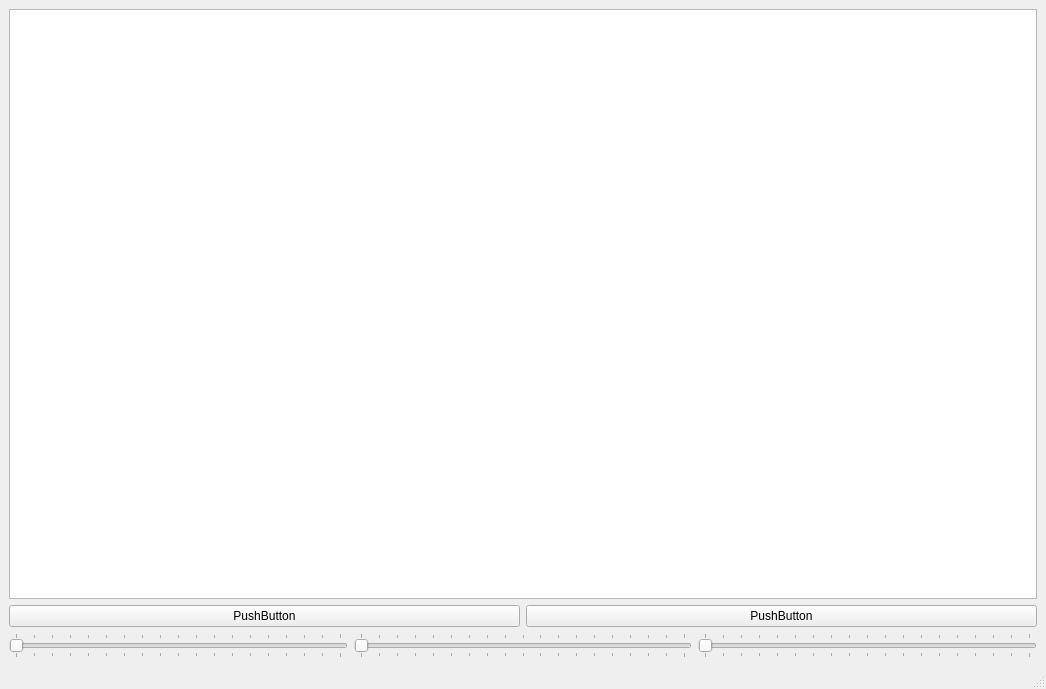
<?xml version="1.0" encoding="UTF-8"?>
<ui version="4.0">
 <class>MainWindow</class>
 <widget class="QMainWindow" name="MainWindow">
  <property name="geometry">
   <rect>
    <x>0</x>
    <y>0</y>
    <width>1046</width>
    <height>689</height>
   </rect>
  </property>
  <property name="windowTitle">
   <string>MainWindow</string>
  </property>
  <widget class="QWidget" name="centralwidget">
   <layout class="QVBoxLayout" name="verticalLayout">
    <item>
     <widget class="GraphicsView" name="graphicsView"/>
    </item>
    <item>
     <layout class="QHBoxLayout" name="horizontalLayout_2">
      <item>
       <widget class="QPushButton" name="pbTest">
        <property name="text">
         <string>PushButton</string>
        </property>
       </widget>
      </item>
      <item>
       <widget class="QPushButton" name="pushButton">
        <property name="text">
         <string>PushButton</string>
        </property>
       </widget>
      </item>
     </layout>
    </item>
    <item>
     <layout class="QHBoxLayout" name="horizontalLayout">
      <item>
       <widget class="QSlider" name="hslArc2">
        <property name="minimum">
         <number>0</number>
        </property>
        <property name="maximum">
         <number>180</number>
        </property>
        <property name="pageStep">
         <number>1</number>
        </property>
        <property name="orientation">
         <enum>Qt::Horizontal</enum>
        </property>
        <property name="tickPosition">
         <enum>QSlider::TicksBothSides</enum>
        </property>
        <property name="tickInterval">
         <number>10</number>
        </property>
       </widget>
      </item>
      <item>
       <widget class="QSlider" name="hslArc1">
        <property name="minimum">
         <number>0</number>
        </property>
        <property name="maximum">
         <number>180</number>
        </property>
        <property name="pageStep">
         <number>1</number>
        </property>
        <property name="orientation">
         <enum>Qt::Horizontal</enum>
        </property>
        <property name="tickPosition">
         <enum>QSlider::TicksBothSides</enum>
        </property>
        <property name="tickInterval">
         <number>10</number>
        </property>
       </widget>
      </item>
      <item>
       <widget class="QSlider" name="hslArc3">
        <property name="minimum">
         <number>0</number>
        </property>
        <property name="maximum">
         <number>180</number>
        </property>
        <property name="pageStep">
         <number>1</number>
        </property>
        <property name="orientation">
         <enum>Qt::Horizontal</enum>
        </property>
        <property name="tickPosition">
         <enum>QSlider::TicksBothSides</enum>
        </property>
        <property name="tickInterval">
         <number>10</number>
        </property>
       </widget>
      </item>
     </layout>
    </item>
   </layout>
  </widget>
  <widget class="QMenuBar" name="menubar">
   <property name="geometry">
    <rect>
     <x>0</x>
     <y>0</y>
     <width>1046</width>
     <height>25</height>
    </rect>
   </property>
  </widget>
  <widget class="QStatusBar" name="statusbar"/>
 </widget>
 <customwidgets>
  <customwidget>
   <class>GraphicsView</class>
   <extends>QGraphicsView</extends>
   <header>graphicsview.h</header>
  </customwidget>
 </customwidgets>
 <tabstops>
  <tabstop>hslArc1</tabstop>
  <tabstop>graphicsView</tabstop>
 </tabstops>
 <resources/>
 <connections/>
</ui>
